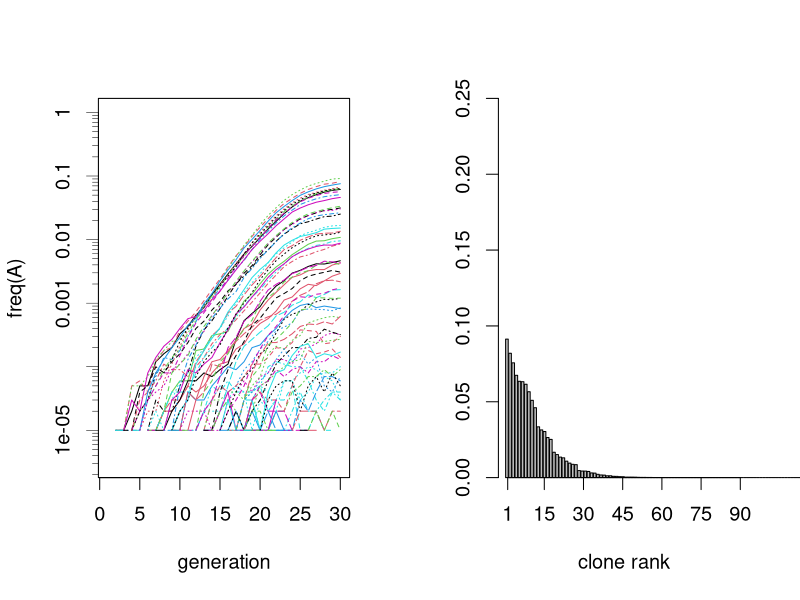

The R source for this figure:
# .. This program simulates a finite-sized Wright-Fisher model. It computes the clone size distribution at the end of
# .. a selective sweep. Adapted from R. Gomulkiewicz http://public.wsu.edu/~gomulki/mathgen/materials/wrightfisher.R

# .. Reference:
# .. Couce, A.; Rodriguez-Rojas, A. and Blazquez J.(2016). 'Determinants of genetic diversity of spontaneous drug-resistance 
# .. in bacteria'. Genetics.

# .. parameters
s <- 0.5		# selection coefficient of the mutant type
N <-100000		# total population size
mu <- 0.00005		# mutation rate
generations <- 1000 	# expected generations (needed to allocate data)
genotypes <- 1000	# expected genotypes (needed to allocate data)

# .. variables
j=matrix(0,generations,genotypes) 	# mutant population matrix
N_i=N 					# wild-type population
clones=0
clones_i=0
i=1

while (N_i/N>0.1)	{  	# run simulation until selective sweep is almost ended (90%)
	i=i+1	
	mut=0
	mut <- rpois(1,N_i*mu) 	# mutants generated by the wildtype population
	clones <- clones + mut
	w_prom <-(sum(j[i-1,])*(1+s)+N_i*1)/(sum(j[i-1,])+N_i)  # average fitness
	print(c(i,N_i, w_prom)) 				# report progress

	for(k in 1:clones_i)	{
		f <- j[i-1,k]*(1+s)/((sum(j[i-1,])+N_i)*w_prom) # expected frequency of each genotype for next generation
		j[i,k]=rbinom(1,N,f)  				# compute actual frequency as a binomial random variable
		}
	if (mut>0) {
		for(m in 1:mut)	{
			j[i,clones_i+m]=j[i,clones_i+m]+1	# allocate mutations
			}
		}
	N_i<-N-sum(j[i,])	# update wild-type population size
	clones_i<-clones
	if (N_i<0) {N_i<-0}
	}

# .. graphical output

x11(width = 12, height = 7)
par(mfrow=c(1,2))
par(cex=1.2)
matplot(1:i,j[1:i,]/N,type="l",ylab="freq(A)",xlab="generation", log='y', ylim=c(0.000003,1),yaxt="n", xlim=c(1,30)) 

ylab=seq(-5,0,by=1)
yat=10^ylab
axis(2, at=yat, labels=yat,las=1, lwd=.5, tcl=-0.5, las=3)

ylab=seq(2,9,by=1)
for (l in seq(-6,0,1)) {
yat=ylab*10^l
axis(2, at=yat, labels=NA,las=1, lwd=.5, tcl=-0.25)
}

a<-j[i,1:500]/N
barplot((a[order(a,decreasing=TRUE)]),xlim=c(1,90),ylim=c(0,0.25),xlab="clone rank")
axis(1,c(1,15,30,45,60,75,90))
print(clones)
